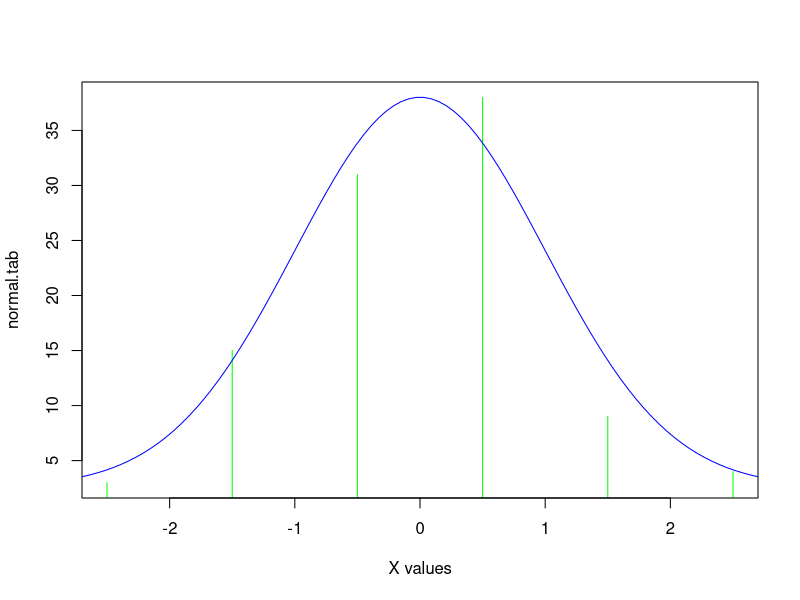

This figure's R source:
library(plotrix)


### Name: rescale
### Title: Scale numbers into a new range
### Aliases: rescale
### Keywords: misc

### ** Examples

 # scale one vector into the range of another
 normal.counts<-rnorm(100)
 normal.tab<-tabulate(cut(normal.counts,breaks=seq(-3,3,by=1)))
 normal.density<-rescale(dnorm(seq(-3,3,length=100)),range(normal.tab))
 # now plot them
 plot(c(-2.5,-1.5,-0.5,0.5,1.5,2.5),normal.tab,xlab="X values",
  type="h",col="green")
 lines(seq(-3,3,length=100),normal.density,col="blue")
